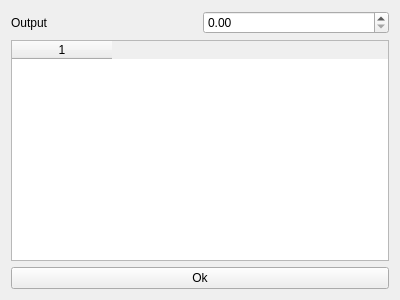
<?xml version="1.0" encoding="UTF-8"?>
<ui version="4.0">
 <class>AddExemple</class>
 <widget class="QWidget" name="AddExemple">
  <property name="windowModality">
   <enum>Qt::WindowModal</enum>
  </property>
  <property name="geometry">
   <rect>
    <x>0</x>
    <y>0</y>
    <width>400</width>
    <height>300</height>
   </rect>
  </property>
  <property name="windowTitle">
   <string>Add Exemple</string>
  </property>
  <layout class="QVBoxLayout" name="verticalLayout">
   <item>
    <layout class="QHBoxLayout" name="horizontalLayout">
     <item>
      <widget class="QLabel" name="label">
       <property name="text">
        <string>Output</string>
       </property>
      </widget>
     </item>
     <item>
      <widget class="QDoubleSpinBox" name="outputValue"/>
     </item>
    </layout>
   </item>
   <item>
    <widget class="QTableWidget" name="entriesTable">
     <property name="columnCount">
      <number>1</number>
     </property>
     <column/>
    </widget>
   </item>
   <item>
    <widget class="QPushButton" name="pushButton">
     <property name="text">
      <string>Ok</string>
     </property>
    </widget>
   </item>
  </layout>
 </widget>
 <resources/>
 <connections>
  <connection>
   <sender>pushButton</sender>
   <signal>clicked()</signal>
   <receiver>AddExemple</receiver>
   <slot>sendTruth()</slot>
   <hints>
    <hint type="sourcelabel">
     <x>321</x>
     <y>282</y>
    </hint>
    <hint type="destinationlabel">
     <x>364</x>
     <y>296</y>
    </hint>
   </hints>
  </connection>
 </connections>
 <slots>
  <slot>sendTruth()</slot>
 </slots>
</ui>
